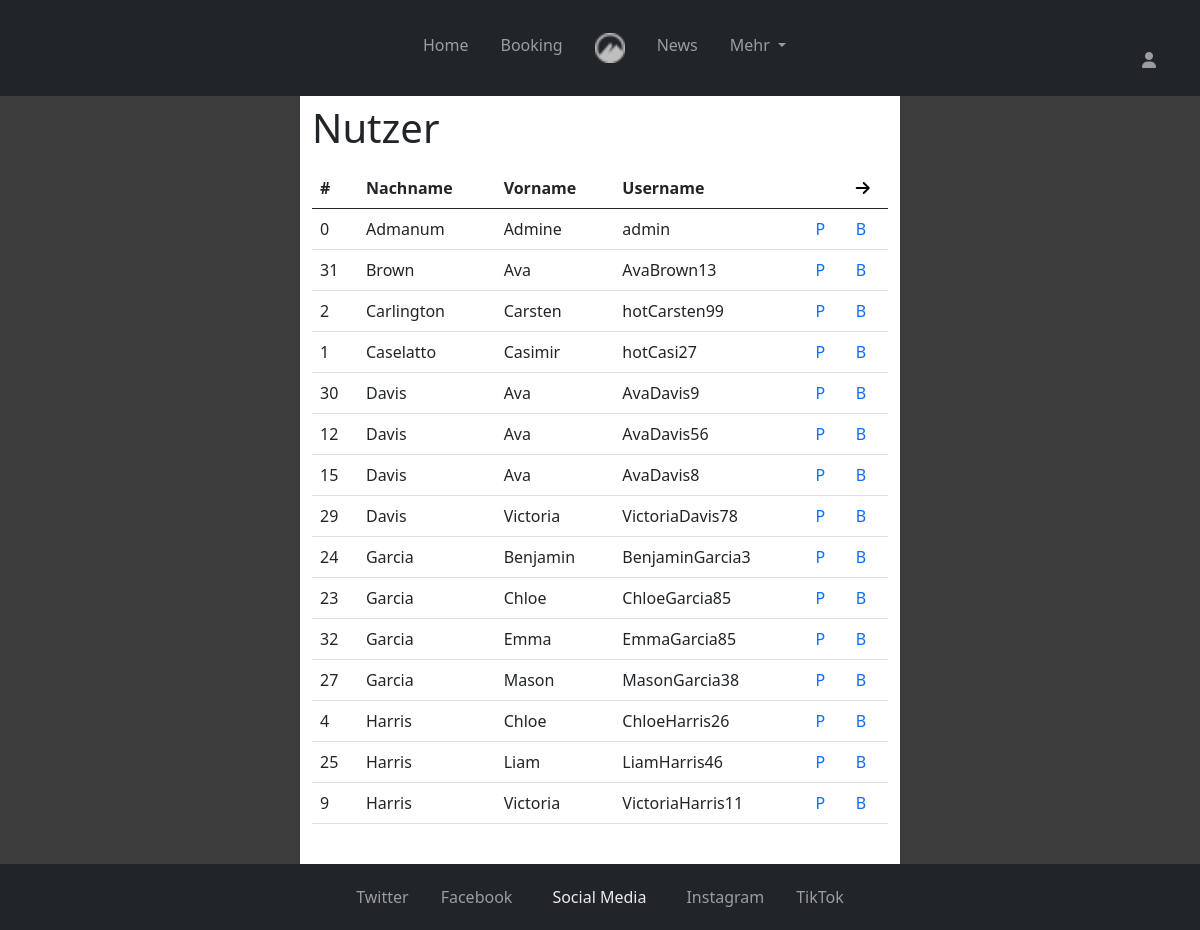
/admin/users.php (signed in), run on an earlier commit of the app's database.
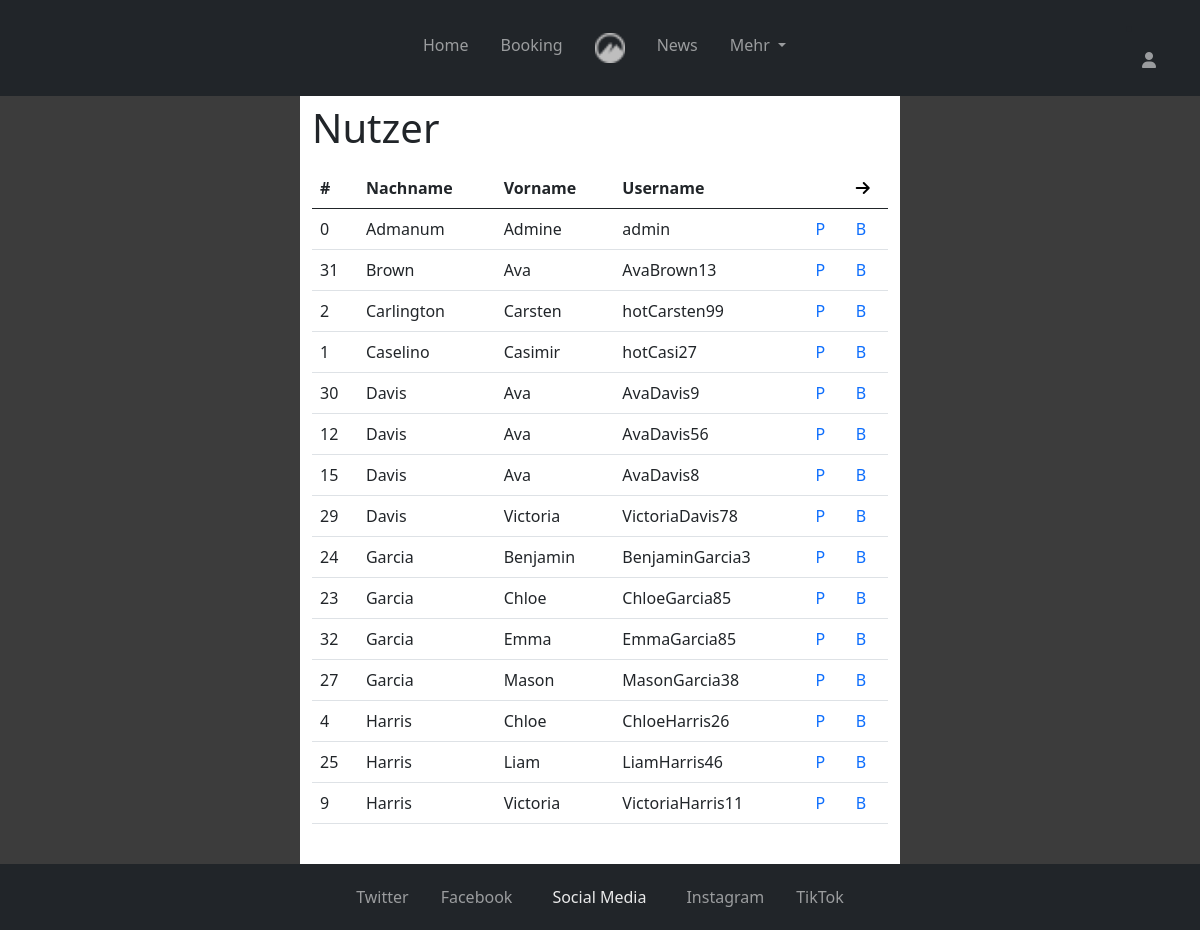
And on a later commit of the database.
### tables this page shows
CREATE TABLE `user` (
  `userid` int(11) NOT NULL,
  `fk_personid` int(11) NOT NULL,
  `username` varchar(255) NOT NULL,
  `password` varchar(128) NOT NULL COMMENT 'hashed',
  `email` varchar(255) NOT NULL,
  `status` int(1) NOT NULL DEFAULT 1
);

CREATE TABLE `person` (
  `Personid` int(11) NOT NULL,
  `firstname` varchar(255) NOT NULL,
  `lastname` varchar(255) NOT NULL,
  `gender` varchar(50) NOT NULL
);

### admin/users.php (the view, shortened to what this page needs)
<?php
  $USERS_PER_PAGE = 15;
  require '../php/scripts/funcs.php';
  $db = get_db();
  $page = get_default($_GET['p'], 1);
  $max_page = ceil($db->query("SELECT * FROM user")->num_rows / $USERS_PER_PAGE);
  $user_range_start = $USERS_PER_PAGE * ($page-1);
  $sql = 'SELECT firstname, lastname, userid, username
          FROM user JOIN person ON fk_personid = personid
          ORDER BY lastname, firstname
          LIMIT '. $user_range_start . ',' . $USERS_PER_PAGE;
  $users = $db->query($sql)->fetch_all(MYSQLI_ASSOC);
?>
<!DOCTYPE html>
<html lang="de">
<head>
  <?php require '../php/head.php'; ?>
</head>
<body>
  <div class="container-site d-flex flex-column justify-content-between">
    <div class="container-navbar-content d-flex flex-column flex-grow-1">
      <?php include '../php/navbar.php' ?>
      <div class="flex-container content-background flex-grow-1">
      <div class="container site_content py-2 pb-4">
        <h1>Nutzer</h1>
          <div class="mt-3">
            <table class="table">
              <thead>
                <th scope="col">#</th>
                <th scope="col">Nachname</th>
                <th scope="col">Vorname</th>
                <th scope="col">Username</th>
                <th scope="col">
                  <?=switch_page_button(-1, $page, $max_page);?>
                </th>
                <th scope="col">
                  <?=switch_page_button(+1, $page, $max_page);?>
                </th>
              </thead>
              <tbody>
                <?php foreach($users as $user): ?>
                <tr>
                  <td><?=$user['userid']?></td>
                  <td><?=$user['lastname']?></td>
                  <td><?=$user['firstname']?></td>
                  <td><?=$user['username']?></td>
                  <td><a role="profil" href="<?='/user/profile.php?edit='.$user['userid']?>">P</a></td>
                  <td><a role="buchungen" href="<?='/admin/bookings.php?user='.$user['userid']?>">B</a></td>
                </tr>
                <?php endforeach; ?>
              </tbody>
            </table>
          </div>
      </div>
      </div>
    </div>
  <?php include '../php/footer.php' ?>
  </div>
</body>
</html>

What changed in the data, as far as the page shows it:
changed through a linked row, user "hotCasi27": fk_personid.lastname "Caselatto" → "Caselino"
